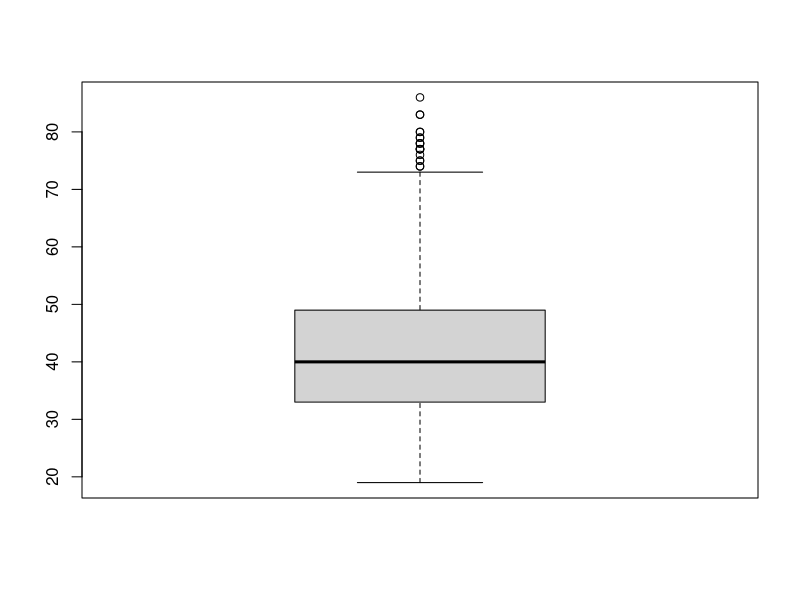

Write the R code that produced this figure.
## ---- chunk 1
#| output: false

if (!require("tidyverse")) install.packages("tidyverse")
if (!require("modeest")) install.packages("modeest")
if (!require("knitr")) install.packages("knitr")

library("tidyverse")
library("modeest")
library("knitr")
## ---- chunk 2
df <- read_csv("AdquisicionAhorro.csv")
kable(df[1:12, ]) # TODO: preguntar si podemos usar kable
## ---- chunk 3
df <- rename(df, adq_ahorro = Adq_Ahorro)
## ---- chunk 4
df$balance <- as.numeric(df$balance)
## ---- chunk 5
typeof(df$balance)
## ---- chunk 6
df$pdias <- replace(df$pdias, df$pdias == -1, NaN)
## ---- chunk 7
boxplot(df$edad)
## ---- chunk 8
# Esta función calcula los valores faltantes de cada columna
# sin contar los `NaN`.
na_check <- function(x) {
  # `is.na` retorna `TRUE` para valores `NaN` también, y no queremos eso
  apply(is.na(df) & !sapply(df, is.nan), 2, sum)
}

na_check(df)
## ---- chunk 9
# Esta función calcula la moda de una lista de datos `x`
# y la imputa en sus valores faltantes.
input_mode <- function(x) {
    replace_na(x, mfv(x))
}

df$estciv <- input_mode(df$estciv)
df$educacion <- df$educacion |>
  input_mode() |>
  replace(df$educacion == "desconocido", mfv(df$educacion))
df$mora <- input_mode(df$mora)
df$vivienda <- input_mode(df$vivienda)
df$prestamo <- input_mode(df$prestamo)
## ---- chunk 10
# Esta función calcula el coeficiente de variación de `x`
# ignorando los NAs
cv <- function(x) {
  sd(x, na.rm = TRUE) / mean(x, na.rm = TRUE)
}

cvs <- apply(select(df, edad, balance, dia, duracion, campana, previo), 2, cv)
cvs
## ---- chunk 11
for (colname in names(cvs)) {
  x <- df[[colname]]

  # Si CV < 0.6, usar la media; sino, la mediana
  replace_value <- ifelse(cvs[[colname]] < 0.3, mean(x, na.rm = TRUE), median(x, na.rm = TRUE))

  df[[colname]] <- replace_na(df[[colname]], replace_value)
}

df
## ---- chunk 12
df <- filter(df, !is.na(df$pdias))
## ---- chunk 13
df <- filter(df, !is.na(df$adq_ahorro))
## ---- chunk 14
na_check(df)
## ---- chunk 15
apply(select(df, estciv, educacion, mora, vivienda, prestamo), 2, unique)
## ---- chunk 16
summary(df)
kable(df[1:12, ])
